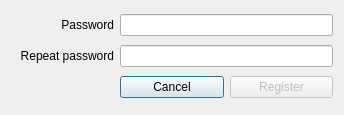
<?xml version="1.0" encoding="UTF-8"?>
<ui version="4.0">
 <class>RegisterWindow</class>
 <widget class="QDialog" name="RegisterWindow">
  <property name="geometry">
   <rect>
    <x>0</x>
    <y>0</y>
    <width>344</width>
    <height>115</height>
   </rect>
  </property>
  <property name="windowTitle">
   <string>Register</string>
  </property>
  <layout class="QGridLayout" name="gridLayout">
   <item row="0" column="0">
    <widget class="QLabel" name="lblPass">
     <property name="text">
      <string>Password</string>
     </property>
     <property name="alignment">
      <set>Qt::AlignRight|Qt::AlignTrailing|Qt::AlignVCenter</set>
     </property>
    </widget>
   </item>
   <item row="2" column="1">
    <widget class="QPushButton" name="btnCancel">
     <property name="text">
      <string>Cancel</string>
     </property>
    </widget>
   </item>
   <item row="1" column="0">
    <widget class="QLabel" name="lblRepPass">
     <property name="text">
      <string>Repeat password</string>
     </property>
     <property name="alignment">
      <set>Qt::AlignRight|Qt::AlignTrailing|Qt::AlignVCenter</set>
     </property>
    </widget>
   </item>
   <item row="2" column="2">
    <widget class="QPushButton" name="btnRegister">
     <property name="enabled">
      <bool>false</bool>
     </property>
     <property name="text">
      <string>Register</string>
     </property>
    </widget>
   </item>
   <item row="1" column="1" colspan="2">
    <widget class="QLineEdit" name="txtRepPass">
     <property name="echoMode">
      <enum>QLineEdit::Password</enum>
     </property>
    </widget>
   </item>
   <item row="0" column="1" colspan="2">
    <widget class="QLineEdit" name="txtPass">
     <property name="echoMode">
      <enum>QLineEdit::Password</enum>
     </property>
    </widget>
   </item>
  </layout>
 </widget>
 <tabstops>
  <tabstop>txtPass</tabstop>
  <tabstop>txtRepPass</tabstop>
  <tabstop>btnRegister</tabstop>
  <tabstop>btnCancel</tabstop>
 </tabstops>
 <resources/>
 <connections/>
</ui>
